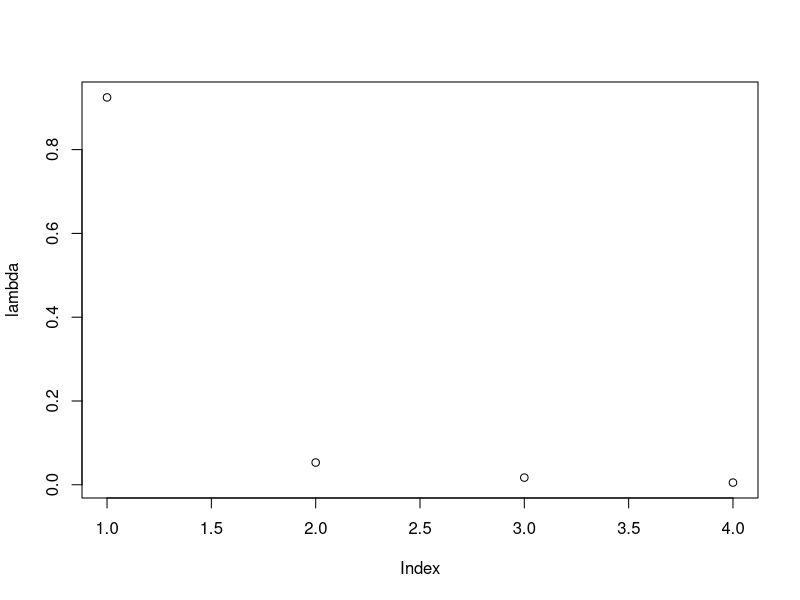
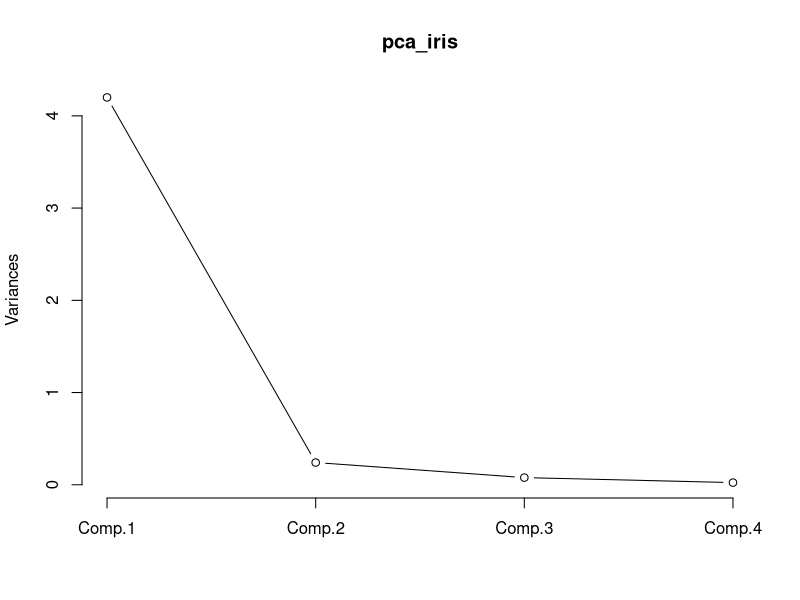
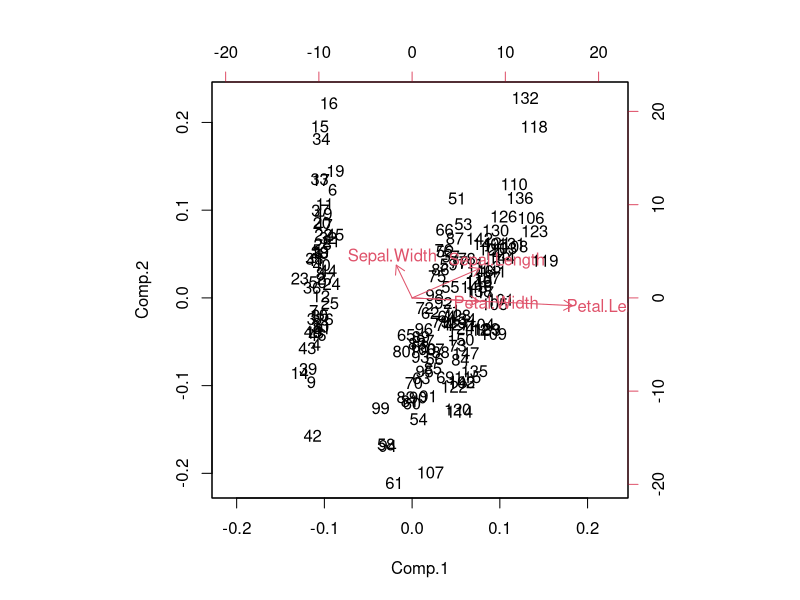

Recreate these plots in R, in order.
# Load the data
data("iris")

# 1. PCA Algorithm
# Normalization
a = scale(iris[, 1:4], center = TRUE, scale = FALSE)
# Compute variance-covariance matrix
cov_a = cov(a)
# Spectral Decomposition to solve for Eigen values and Eigen vectors
lambda = eigen(cov_a)$values
load = eigen(cov_a)$vectors # loadings or weight matrix 
# calculate the percentage
lambda = lambda/sum(lambda)
# select first PC at the level of 90%
plot(lambda)

# 2. Apply PCA function directly
pca_iris = princomp(iris[1:4])
summary(pca_iris)
loadings(pca_iris)
plot(pca_iris,type="lines") # scree plot 
pca_iris$scores # principal components 
biplot(pca_iris) # new PC space


